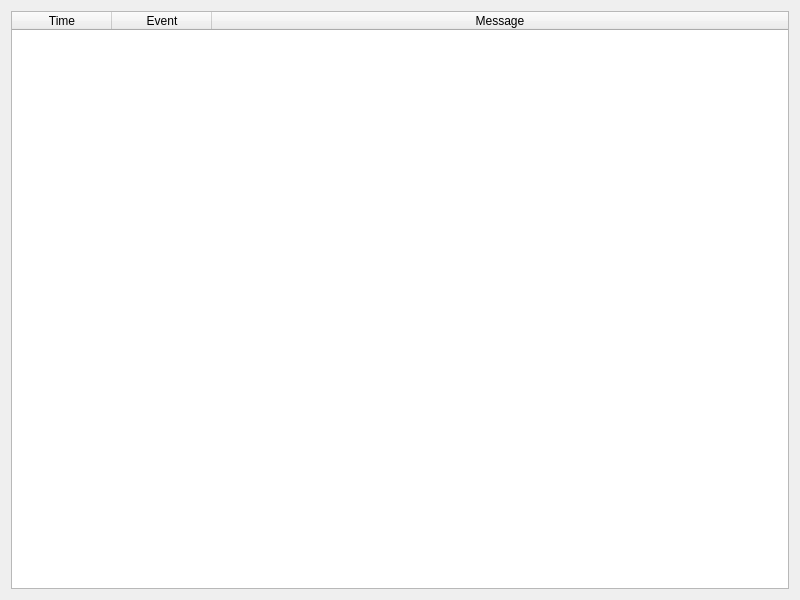
<?xml version="1.0" encoding="UTF-8"?>
<ui version="4.0">
 <class>FrostbiteEventWidget</class>
 <widget class="QWidget" name="FrostbiteEventWidget">
  <property name="geometry">
   <rect>
    <x>0</x>
    <y>0</y>
    <width>800</width>
    <height>600</height>
   </rect>
  </property>
  <layout class="QGridLayout" name="gridLayout">
   <item row="0" column="0">
    <widget class="QTableWidget" name="tableWidget">
     <property name="editTriggers">
      <set>QAbstractItemView::NoEditTriggers</set>
     </property>
     <property name="selectionMode">
      <enum>QAbstractItemView::SingleSelection</enum>
     </property>
     <property name="selectionBehavior">
      <enum>QAbstractItemView::SelectRows</enum>
     </property>
     <attribute name="horizontalHeaderHighlightSections">
      <bool>false</bool>
     </attribute>
     <attribute name="horizontalHeaderStretchLastSection">
      <bool>true</bool>
     </attribute>
     <attribute name="verticalHeaderVisible">
      <bool>false</bool>
     </attribute>
     <attribute name="verticalHeaderHighlightSections">
      <bool>false</bool>
     </attribute>
     <column>
      <property name="text">
       <string>Time</string>
      </property>
     </column>
     <column>
      <property name="text">
       <string>Event</string>
      </property>
     </column>
     <column>
      <property name="text">
       <string>Message</string>
      </property>
     </column>
    </widget>
   </item>
  </layout>
 </widget>
 <resources/>
 <connections/>
</ui>
